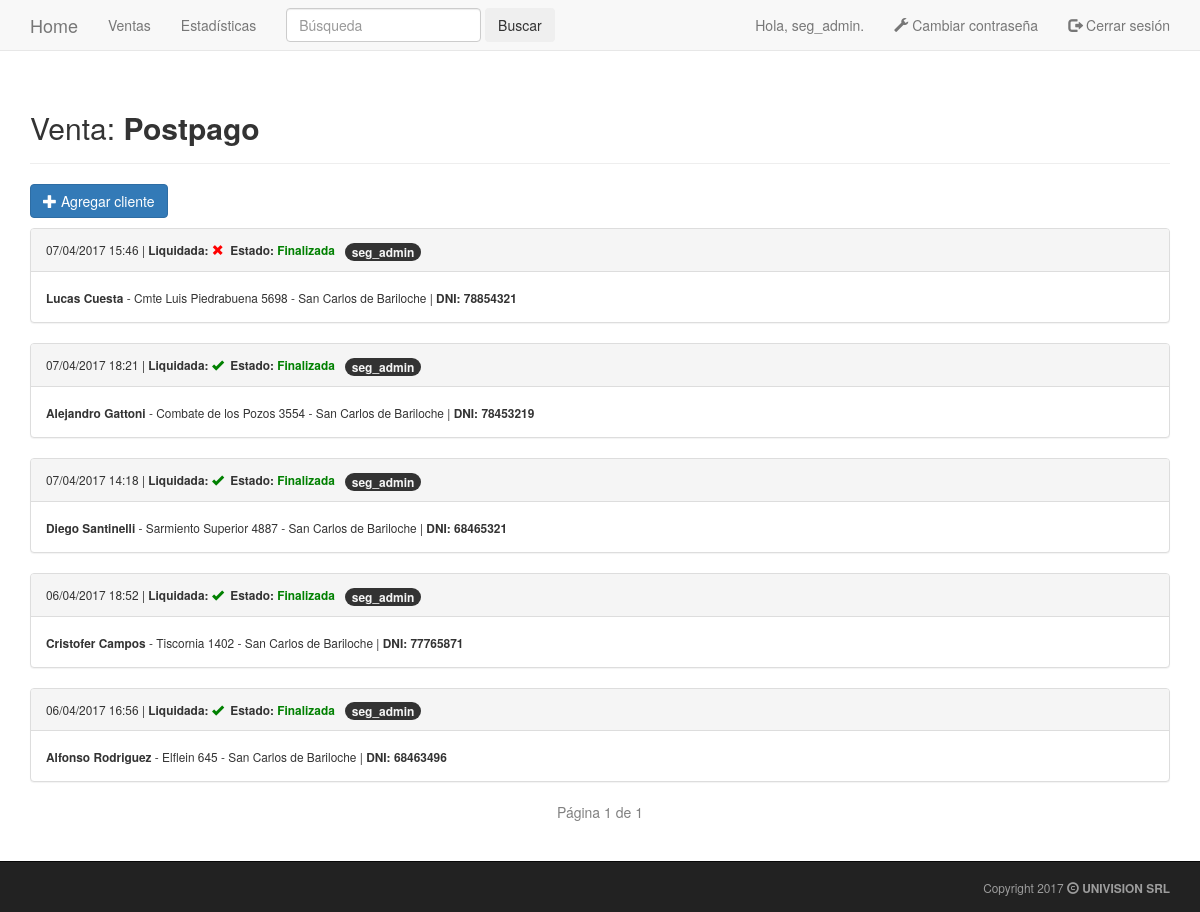
The page /ventas/2/ (signed in) on the database its author committed.
### seguimientos/models.py (models this page shows, shortened)
class Venta(models.Model):
    text = models.CharField(max_length=100)
    date_added = models.DateTimeField(auto_now_add=True)
    description = models.CharField(max_length=200)
    owner = models.ForeignKey(User)
    def __str__(self):
        return self.text

class VentaNueva(models.Model):
    venta = models.ForeignKey(Venta)
    date_added = models.DateTimeField(auto_now_add=True)
    client = models.IntegerField(unique=True)
    name = models.CharField(max_length=40)
    surname = models.CharField(max_length=50)
    address = models.CharField(max_length=100)
    location = models.CharField(max_length=100)
    PREPAGO = 2
    PLATA = 3
    ORO = 4
    OROHD = 5
    HDPLUS = 10
    PLATINO = 10
    NEXUS = 10
    SERVICE_CHOICES = (
        (PREPAGO, 'Prepago'),
        (PLATA, 'Plata'),
        (ORO, 'Oro'),
        (OROHD, 'Oro HD'),
        (HDPLUS, 'Oro HD Plus'),
        (PLATINO, 'Platino'),
        (NEXUS, 'Nexus'),
    )
    service = models.IntegerField(choices=SERVICE_CHOICES, default=OROHD)
    payment = models.IntegerField(choices=((0, 'TC'), (1, 'Efectivo')), default=0)
    cash_amount = models.IntegerField(default=0)
    mix_amount = models.IntegerField(choices=((0, '0'), (1, '1'), (2, '2'), (3, '3'), (4, '4')), default=0)
    only_amount = models.IntegerField(choices=((0, '0'), (1, '1'), (2, '2'), (3, '3'), (4, '4')), default=0)
    hd_amount = models.IntegerField(choices=((0, '0'), (1, '1')), default=0)
    owner = models.ForeignKey(User)
    paid = models.NullBooleanField()
    payoff = models.BooleanField(default=False)
    sds = models.IntegerField(default=0)
    payoff_date = models.DateTimeField(auto_now=True)
    reason = models.CharField(max_length=100)
    FI = 'Finalizada'
    VC = 'Venta Caída'
    RE = 'Rechazada'
    PR = 'Prospect'
    PE = 'Pendiente'
    STATUS_CHOICES = (
        (FI, 'Finalizada'),
        (VC, 'Venta Caída'),
        (RE, 'Rechazada'),
        (PR, 'Prospect'),
        (PE, 'Pendiente'),
    )
    status = models.CharField(choices=STATUS_CHOICES, max_length=12, default=FI)
    class Meta:
        verbose_name_plural = 'ventas nuevas'

### seguimientos/views.py (the view)
# urls.py: url(r'^ventas/(?P<venta_id>\d+)/$', views.venta, name='venta'),
@login_required
def venta(request, venta_id):
    venta = get_object_or_404(Venta, id=venta_id)
    try:
        if request.user.groups.filter( name='Liquidaciones' ).exists():
            paginator = Paginator( venta.ventanueva_set.order_by( 'payoff' , '-date_added' ).filter(status='Finalizada') , 25 )
            page = request.GET.get( 'page' )
            ventas_nuevas = paginator.page( page )
        else:
            paginator = Paginator( venta.ventanueva_set.order_by( 'payoff' , '-date_added' ).filter( owner=request.user, status='Finalizada' ) , 25 )
            page = request.GET.get( 'page' )
            ventas_nuevas = paginator.page( page )
    except PageNotAnInteger:
        ventas_nuevas = paginator.page( 1 )
    except EmptyPage:
        ventas_nuevas = paginator.page( paginator.num_pages )
    context = {'venta': venta , 'ventas_nuevas': ventas_nuevas}
    return render(request, 'seguimientos/venta.html', context)

### seguimientos/templatetags/new_filters.py (called while the page is built)
@register.filter( name='has_group' )
def has_group(user , group_name):
    return user.groups.filter( name=group_name ).exists()

### seguimientos/templates/seguimientos/venta.html (shortened to what this page needs)
{% extends 'seguimientos/base.html' %}
{% load new_filters %}
{% block header %}
    <h2>Venta: <b>{{ venta }}</b></h2>
{% endblock header %}
{% block content %}
	{% if request.user|has_group:"Liquidaciones" %}
	{% else %}
		<p>
			<a href="{% url 'seguimientos:venta_nueva' venta.id %}" class="btn btn-primary">
				<span class="glyphicon glyphicon-plus"></span> Agregar cliente</a>
		</p>
	{% endif %}
	{% for venta_nueva in ventas_nuevas %}
		<div class="panel panel-default">
			<div class="panel-heading">
				<small>
					{{ venta_nueva.date_added|date:'d/m/Y H:i' }}  |
					<b>
					Liquidada: {% if venta_nueva.payoff == False %}
						<span style="color:red" class="glyphicon glyphicon-remove"></span>
					{% else %}
						<span style="color:green" class="glyphicon glyphicon-ok"></span>
					{% endif %}
					&nbsp;Estado: {% if venta_nueva.status == 'Rechazada' or venta_nueva.status == 'Venta Caída' or venta_nueva.status == 'Prospect' %}
						<span style="color:red">{{ venta_nueva.status }}</span>
					{% else %}
						<span style="color:green">{{ venta_nueva.status }}</span>
					{% endif %}
					</b>&nbsp;
					<span class="badge">{{ venta_nueva.owner }}</span>
				</small>
			</div>
			<div class="panel-body">
				<small>
				<b>{{ venta_nueva.name }} {{ venta_nueva.surname }}</b> -
				{{ venta_nueva.address }} - {{ venta_nueva.location }} |
				<strong>DNI: {{ venta_nueva.client }}</strong>
				</small>
			</div>
        </div>
	{% empty %}
		No hay ventas cargadas para este usuario.
	{% endfor %}
        <ul class="pager">
            <span class="current" style="color:grey">
                Página {{ ventas_nuevas.number }} de {{ ventas_nuevas.paginator.num_pages }}
            </span>
        </ul>
{% endblock content %}

### seguimientos/templates/seguimientos/base.html (shortened to what this page needs)
{% load bootstrap3 %}
{% load staticfiles %}
{% load new_filters %}
<!DOCTYPE html>
<html lang="es">
	<head>
		{% bootstrap_css %}
        <link href="https://gitcdn.github.io/bootstrap-toggle/2.2.2/css/bootstrap-toggle.min.css" rel="stylesheet">
	</head>
	<body>
		<nav class="navbar navbar-default navbar-static-top">
			<div class="container">
				<div class="navbar-header">
					<a class="navbar-brand" href="{% url 'seguimientos:index' %}">Home</a>
				</div>
				<div id="navbar" class="navbar-collapse collapse">
					<ul class="nav navbar-nav">
						<li><a href="{% url 'seguimientos:ventas' %}">Ventas</a></li>
					</ul>
					<ul class="nav navbar-nav">
						<li><a href="{% url 'seguimientos:stats' %}">Estadísticas</a></li>
					</ul>
					<form class="navbar-form navbar-left" action="{% url 'watson:search' %}">
    				  <div class="form-group">
    				    <input type="text" class="form-control" placeholder="Búsqueda" name="q" value="{{request.GET.q}}">
    				  </div>
    				  <button type="submit" class="btn btn-basic">Buscar</button>
    				</form>
					<ul class="nav navbar-nav navbar-right">
						{% if user.is_authenticated %}
							<li><a>Hola, {{ user.username }}.</a></li>
                            <li><a href="{% url 'usuarios:password_change' %}">
                                <span class="glyphicon glyphicon-wrench"></span> Cambiar contraseña</a></li>
							<li><a href="{% url 'usuarios:logout' %}">
								<span class="glyphicon glyphicon-log-out"></span> Cerrar sesión</a>
							</li>
						{% else %}
							<li><a href="{% url 'usuarios:login' %}">
								<span class="glyphicon glyphicon-log-in"></span> Iniciar sesión</a>
							</li>
						{% endif %}
					</ul>
				</div>
			</div>
		</nav>
		<div class="container">
			<div class="page-header">
				{% block header %}{% endblock header %}
			</div>
			<div>
				{% block content %}{% endblock content %}
			</div>
		</div>
	</body>
	<footer>
		<div class= "navbar navbar-inner navbar-inverse navbar-fixed-bottom">
			<div class="container-fluid navbar-text pull-right">
                <small>
					{% now "Y" as current_year %}
					Copyright {{ current_year }}
					<span class="glyphicon glyphicon-copyright-mark"></span><b> UNIVISION SRL</b>
                </small>
			</div>
		</div>
	</footer>
</html>

### seguimientos/templates/seguimientos/base.html (style rules this page uses)
body { padding-bottom: 70px; }

### rows shown on the page
Venta: text "Postpago"
VentaNueva: date_added "07/04/2017 15:46", payoff False (drawn), status "Finalizada", owner "seg_admin", name "Lucas", surname "Cuesta", address "Cmte Luis Piedrabuena 5698", location "San Carlos de Bariloche", client "78854321"
VentaNueva: date_added "07/04/2017 18:21", payoff True (drawn), status "Finalizada", owner "seg_admin", name "Alejandro", surname "Gattoni", address "Combate de los Pozos 3554", location "San Carlos de Bariloche", client "78453219"
VentaNueva: date_added "07/04/2017 14:18", payoff True (drawn), status "Finalizada", owner "seg_admin", name "Diego", surname "Santinelli", address "Sarmiento Superior 4887", location "San Carlos de Bariloche", client "68465321"
VentaNueva: date_added "06/04/2017 18:52", payoff True (drawn), status "Finalizada", owner "seg_admin", name "Cristofer", surname "Campos", address "Tiscornia 1402", location "San Carlos de Bariloche", client "77765871"
VentaNueva: date_added "06/04/2017 16:56", payoff True (drawn), status "Finalizada", owner "seg_admin", name "Alfonso", surname "Rodriguez", address "Elflein 645", location "San Carlos de Bariloche", client "68463496"

### other values the page prints
{{ user.username }} "seg_admin"
{{ ventas_nuevas.number }} "1"
{{ ventas_nuevas.paginator.num_pages }} "1"
{{ current_year }} "2017"
